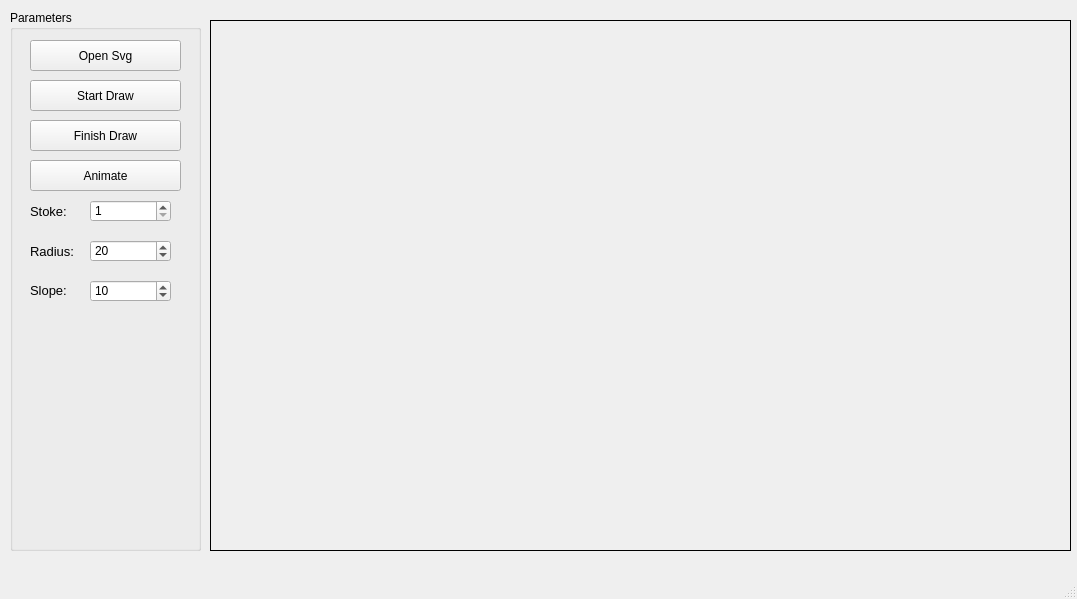
<?xml version="1.0" encoding="UTF-8"?>
<ui version="4.0">
 <class>MainWindow</class>
 <widget class="QMainWindow" name="MainWindow">
  <property name="geometry">
   <rect>
    <x>0</x>
    <y>0</y>
    <width>1077</width>
    <height>599</height>
   </rect>
  </property>
  <property name="windowTitle">
   <string>MainWindow</string>
  </property>
  <widget class="QWidget" name="centralwidget">
   <widget class="QGroupBox" name="groupBox">
    <property name="geometry">
     <rect>
      <x>10</x>
      <y>10</y>
      <width>191</width>
      <height>541</height>
     </rect>
    </property>
    <property name="title">
     <string>Parameters</string>
    </property>
    <widget class="QPushButton" name="btn_svg">
     <property name="geometry">
      <rect>
       <x>20</x>
       <y>30</y>
       <width>151</width>
       <height>31</height>
      </rect>
     </property>
     <property name="text">
      <string>Open Svg</string>
     </property>
    </widget>
    <widget class="QPushButton" name="btn_move">
     <property name="geometry">
      <rect>
       <x>20</x>
       <y>150</y>
       <width>151</width>
       <height>31</height>
      </rect>
     </property>
     <property name="text">
      <string>Animate</string>
     </property>
    </widget>
    <widget class="QPushButton" name="btn_finish">
     <property name="geometry">
      <rect>
       <x>20</x>
       <y>110</y>
       <width>151</width>
       <height>31</height>
      </rect>
     </property>
     <property name="text">
      <string>Finish Draw</string>
     </property>
    </widget>
    <widget class="QSpinBox" name="sb_stroke">
     <property name="geometry">
      <rect>
       <x>80</x>
       <y>190</y>
       <width>81</width>
       <height>22</height>
      </rect>
     </property>
     <property name="minimum">
      <number>1</number>
     </property>
     <property name="maximum">
      <number>10</number>
     </property>
    </widget>
    <widget class="QLabel" name="label">
     <property name="geometry">
      <rect>
       <x>20</x>
       <y>191</y>
       <width>47</width>
       <height>20</height>
      </rect>
     </property>
     <property name="font">
      <font>
       <pointsize>10</pointsize>
      </font>
     </property>
     <property name="text">
      <string>Stoke:</string>
     </property>
    </widget>
    <widget class="QLabel" name="label_2">
     <property name="geometry">
      <rect>
       <x>20</x>
       <y>231</y>
       <width>47</width>
       <height>20</height>
      </rect>
     </property>
     <property name="font">
      <font>
       <pointsize>10</pointsize>
      </font>
     </property>
     <property name="text">
      <string>Radius:</string>
     </property>
    </widget>
    <widget class="QSpinBox" name="sb_radius">
     <property name="geometry">
      <rect>
       <x>80</x>
       <y>230</y>
       <width>81</width>
       <height>22</height>
      </rect>
     </property>
     <property name="minimum">
      <number>10</number>
     </property>
     <property name="value">
      <number>20</number>
     </property>
    </widget>
    <widget class="QPushButton" name="btn_start">
     <property name="geometry">
      <rect>
       <x>20</x>
       <y>70</y>
       <width>151</width>
       <height>31</height>
      </rect>
     </property>
     <property name="text">
      <string>Start Draw</string>
     </property>
    </widget>
    <widget class="QSpinBox" name="sb_angle">
     <property name="geometry">
      <rect>
       <x>80</x>
       <y>270</y>
       <width>81</width>
       <height>22</height>
      </rect>
     </property>
     <property name="minimum">
      <number>-50</number>
     </property>
     <property name="value">
      <number>10</number>
     </property>
    </widget>
    <widget class="QLabel" name="label_3">
     <property name="geometry">
      <rect>
       <x>20</x>
       <y>270</y>
       <width>47</width>
       <height>20</height>
      </rect>
     </property>
     <property name="font">
      <font>
       <pointsize>10</pointsize>
      </font>
     </property>
     <property name="text">
      <string>Slope:</string>
     </property>
    </widget>
   </widget>
   <widget class="QLabel" name="lb_left">
    <property name="geometry">
     <rect>
      <x>210</x>
      <y>20</y>
      <width>861</width>
      <height>531</height>
     </rect>
    </property>
    <property name="frameShape">
     <enum>QFrame::Box</enum>
    </property>
    <property name="text">
     <string/>
    </property>
   </widget>
  </widget>
  <widget class="QMenuBar" name="menubar">
   <property name="geometry">
    <rect>
     <x>0</x>
     <y>0</y>
     <width>1077</width>
     <height>24</height>
    </rect>
   </property>
  </widget>
  <widget class="QStatusBar" name="statusbar"/>
 </widget>
 <resources/>
 <connections/>
</ui>
